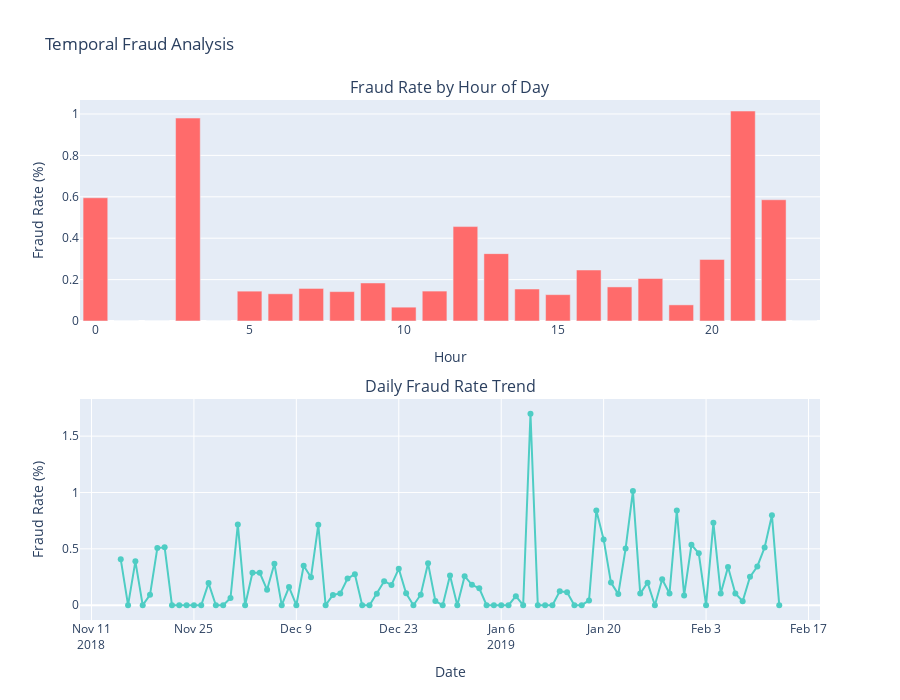

Here is the notebook cell this chart was saved with:
### Markdown cell above
## 3. Temporal Fraud Patterns

### Code cell
# Hourly fraud analysis
hourly_fraud = train.groupby('Hour')['FraudResult'].agg(['sum', 'count'])
hourly_fraud['rate'] = (hourly_fraud['sum'] / hourly_fraud['count']) * 100

# Daily fraud analysis  
daily_fraud = train.groupby('Date')['FraudResult'].agg(['sum', 'count'])
daily_fraud['rate'] = (daily_fraud['sum'] / daily_fraud['count']) * 100

# Create subplots
fig = make_subplots(
    rows=2, cols=1,
    subplot_titles=('Fraud Rate by Hour of Day', 'Daily Fraud Rate Trend'),
    vertical_spacing=0.15
)

# Hourly pattern
fig.add_trace(
    go.Bar(
        x=hourly_fraud.index,
        y=hourly_fraud['rate'],
        name='Hourly Fraud Rate',
        marker_color='#FF6B6B',
        hovertemplate="<b>Hour: %{x}</b><br>Fraud Rate: %{y:.2f}%<br>Frauds: %{customdata[0]}<br>Total: %{customdata[1]}<extra></extra>",
        customdata=np.column_stack((hourly_fraud['sum'], hourly_fraud['count']))
    ),
    row=1, col=1
)

# Daily trend
fig.add_trace(
    go.Scatter(
        x=daily_fraud.index,
        y=daily_fraud['rate'],
        name='Daily Fraud Rate',
        line=dict(color='#4ECDC4', width=2),
        mode='lines+markers',
        hovertemplate="<b>Date: %{x}</b><br>Fraud Rate: %{y:.2f}%<br>Frauds: %{customdata[0]}<br>Total: %{customdata[1]}<extra></extra>",
        customdata=np.column_stack((daily_fraud['sum'], daily_fraud['count']))
    ),
    row=2, col=1
)

# Update axes
fig.update_xaxes(title_text="Hour", row=1, col=1)
fig.update_xaxes(title_text="Date", row=2, col=1)
fig.update_yaxes(title_text="Fraud Rate (%)", row=1, col=1)
fig.update_yaxes(title_text="Fraud Rate (%)", row=2, col=1)

fig.update_layout(height=700, showlegend=False, title_text="Temporal Fraud Analysis")
fig.show()

# Print key statistics
print("\n📊 KEY FRAUD STATISTICS:")
print(f"Peak fraud hour: {hourly_fraud['rate'].idxmax()}:00 ({hourly_fraud['rate'].max():.2f}%)")
print(f"Lowest fraud hour: {hourly_fraud['rate'].idxmin()}:00 ({hourly_fraud['rate'].min():.2f}%)")
print(f"Average daily fraud rate: {daily_fraud['rate'].mean():.2f}%")
print(f"Highest daily fraud rate: {daily_fraud['rate'].max():.2f}%")

### Figure 1 — Plotly figure (JSON) as saved in the notebook; plotly's stock layout.template omitted (floating-point values rounded to 4 significant figures; data arrays with more than 128 entries replaced by an {"elided": "..."} marker saying what was removed)
{"data": [{"customdata": [[1, 168], [0, 176], [0, 289], [7, 714], [0, 2329], [6, 4161], [7, 5325], [9, 5723], [8, 5639], [10, 5443], [4, 5986], [9, 6226], [24, 5262], [17, 5224], [8, 5179], [8, 6285], [18, 7306], [12, 7291], [13, 6332], [4, 5132], [9, 3026], [15, 1479], [4, 683], [0, 284]], "hovertemplate": "<b>Hour: %{x}</b><br>Fraud Rate: %{y:.2f}%<br>Frauds: %{customdata[0]}<br>Total: %{customdata[1]}<extra></extra>", "marker": {"color": "#FF6B6B"}, "name": "Hourly Fraud Rate", "type": "bar", "x": [0, 1, 2, 3, 4, 5, 6, 7, 8, 9, 10, 11, 12, 13, 14, 15, 16, 17, 18, 19, 20, 21, 22, 23], "xaxis": "x", "y": [0.5952, 0, 0, 0.9804, 0, 0.1442, 0.1315, 0.1573, 0.1419, 0.1837, 0.06682, 0.1446, 0.4561, 0.3254, 0.1545, 0.1273, 0.2464, 0.1646, 0.2053, 0.07794, 0.2974, 1.014, 0.5857, 0], "yaxis": "y"}, {"customdata": {"elided": "91x2 int values"}, "hovertemplate": "<b>Date: %{x}</b><br>Fraud Rate: %{y:.2f}%<br>Frauds: %{customdata[0]}<br>Total: %{customdata[1]}<extra></extra>", "line": {"color": "#4ECDC4", "width": 2}, "mode": "lines+markers", "name": "Daily Fraud Rate", "type": "scatter", "x": ["2018-11-15", "2018-11-16", "2018-11-17", "2018-11-18", "2018-11-19", "2018-11-20", "2018-11-21", "2018-11-22", "2018-11-23", "2018-11-24", "2018-11-25", "2018-11-26", "2018-11-27", "2018-11-28", "2018-11-29", "2018-11-30", "2018-12-01", "2018-12-02", "2018-12-03", "2018-12-04", "2018-12-05", "2018-12-06", "2018-12-07", "2018-12-08", "2018-12-09", "2018-12-10", "2018-12-11", "2018-12-12", "2018-12-13", "2018-12-14", "2018-12-15", "2018-12-16", "2018-12-17", "2018-12-18", "2018-12-19", "2018-12-20", "2018-12-21", "2018-12-22", "2018-12-23", "2018-12-24", "2018-12-25", "2018-12-26", "2018-12-27", "2018-12-28", "2018-12-29", "2018-12-30", "2018-12-31", "2019-01-01", "2019-01-02", "2019-01-03", "2019-01-04", "2019-01-05", "2019-01-06", "2019-01-07", "2019-01-08", "2019-01-09", "2019-01-10", "2019-01-11", "2019-01-12", "2019-01-13", "2019-01-14", "2019-01-15", "2019-01-16", "2019-01-17", "2019-01-18", "2019-01-19", "2019-01-20", "2019-01-21", "2019-01-22", "2019-01-23", "2019-01-24", "2019-01-25", "2019-01-26", "2019-01-27", "2019-01-28", "2019-01-29", "2019-01-30", "2019-01-31", "2019-02-01", "2019-02-02", "2019-02-03", "2019-02-04", "2019-02-05", "2019-02-06", "2019-02-07", "2019-02-08", "2019-02-09", "2019-02-10", "2019-02-11", "2019-02-12", "2019-02-13"], "xaxis": "x2", "y": [0.4071, 0, 0.3891, 0, 0.09166, 0.5068, 0.5137, 0, 0, 0, 0, 0, 0.1961, 0, 0, 0.06398, 0.7163, 0, 0.2878, 0.2878, 0.1364, 0.3676, 0, 0.161, 0, 0.3497, 0.2472, 0.7136, 0, 0.09099, 0.104, 0.2362, 0.2745, 0, 0, 0.1021, 0.2127, 0.1802, 0.324, 0.105, 0, 0.0932, 0.3715, 0.03674, 0, 0.2635, 0, 0.2574, 0.1812, 0.1497, 0, 0, 0, 0, 0.08039, 0, 1.698, 0, 0, 0, 0.1233, 0.1152, 0, 0, 0.04252, 0.8403, 0.5839, 0.2008, 0.09833, 0.5025, 1.012, 0.1031, 0.2002, 0, 0.2304, 0.1042, 0.8395, 0.08643, 0.5362, 0.4603, 0, 0.7307, 0.1038, 0.3394, 0.1044, 0.03463, 0.2516, 0.3436, 0.5119, 0.7986, 0], "yaxis": "y2"}], "layout": {"annotations": [{"font": {"size": 16}, "showarrow": false, "text": "Fraud Rate by Hour of Day", "x": 0.5, "xanchor": "center", "xref": "paper", "y": 1, "yanchor": "bottom", "yref": "paper"}, {"font": {"size": 16}, "showarrow": false, "text": "Daily Fraud Rate Trend", "x": 0.5, "xanchor": "center", "xref": "paper", "y": 0.425, "yanchor": "bottom", "yref": "paper"}], "height": 700, "showlegend": false, "title": {"text": "Temporal Fraud Analysis"}, "xaxis": {"anchor": "y", "domain": [0, 1], "title": {"text": "Hour"}}, "xaxis2": {"anchor": "y2", "domain": [0, 1], "title": {"text": "Date"}}, "yaxis": {"anchor": "x", "domain": [0.575, 1], "title": {"text": "Fraud Rate (%)"}}, "yaxis2": {"anchor": "x2", "domain": [0, 0.425], "title": {"text": "Fraud Rate (%)"}}}}
